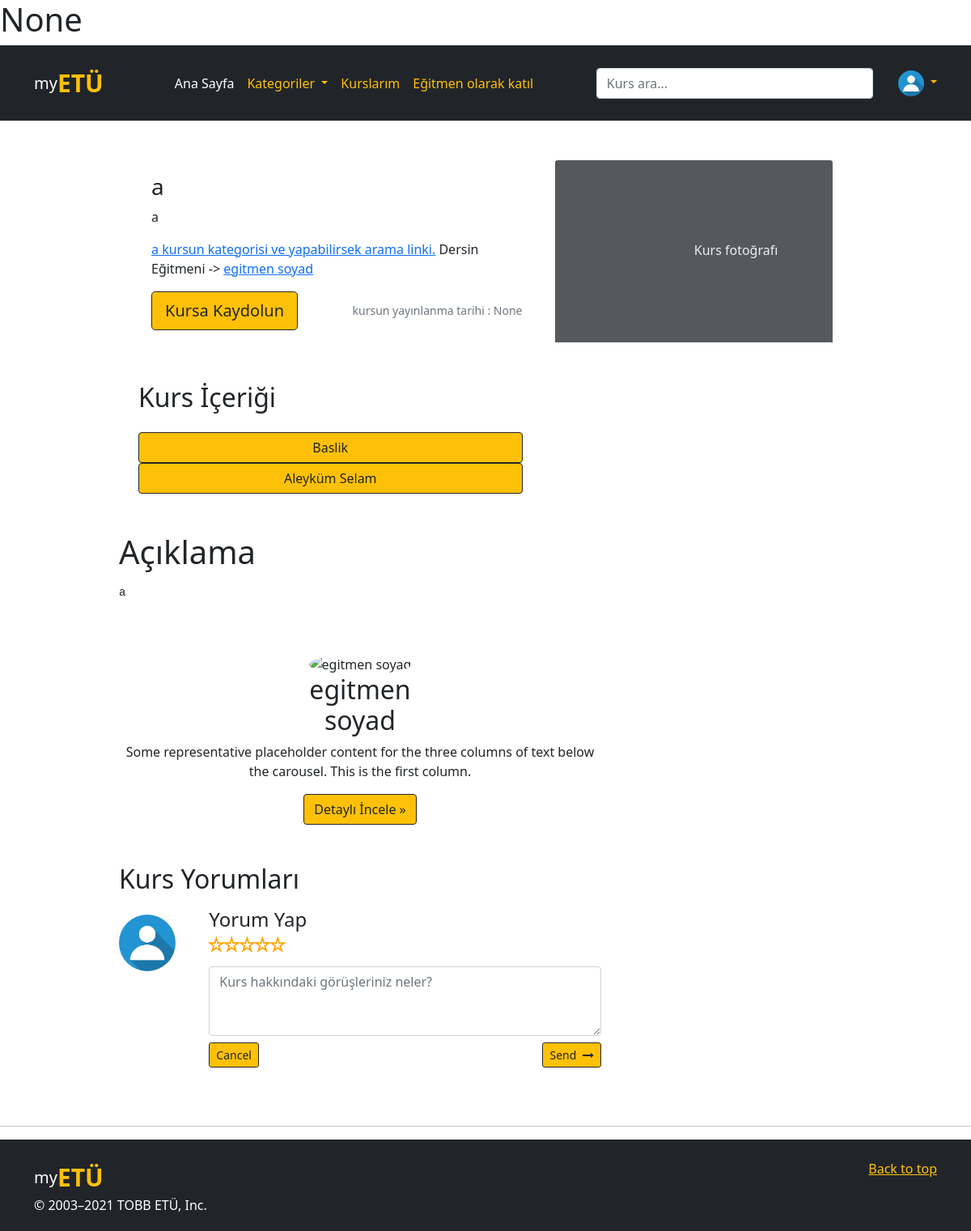
Screenshot of /kurs_profil/1 (signed in) with the database file from the repository.
### website/models.py (models this page shows, shortened)
class User(db.Model, UserMixin):
    id = db.Column(db.Integer, primary_key=True, nullable=False)
    email = db.Column(db.String(150), unique=True, nullable=False)
    password = db.Column(db.String(150), nullable=False)
    first_name = db.Column(db.String(50), nullable=False)
    last_name = db.Column(db.String(50), nullable=False)
    date = db.Column(db.DateTime(timezone=True), default=func.now())
    role = db.Column(db.Integer, default = 0)
    unvan = db.Column(db.String(40))
    adres = db.Column(db.String(50))
    telefon = db.Column(db.String(12))
    github = db.Column(db.String(40))
    twitter = db.Column(db.String(40))
    instagram = db.Column(db.String(40))
    linkedin = db.Column(db.String(40))
    subscriptions = db.relationship('Kurs', secondary = 'subs', backref = db.backref('subscribers', lazy = 'dynamic'))
    kurs_yorumlar = db.relationship('KursYorum')
    ders_yorumlar = db.relationship('DersYorum')
    image_file = db.Column(db.String(20), nullable=False, default='default.jpg')

class Kurs(db.Model):
    id = db.Column(db.Integer, primary_key=True)
    isim = db.Column(db.String(200))
    kategori = db.Column(db.String(200))
    date = db.Column(db.DateTime(timezone=True), default=func.now())
    kisa_aciklama = db.Column(db.String(100), nullable = True)
    uzun_aciklama = db.Column(db.String(2000), nullable = True)
    dersler = db.relationship('Ders')
    yorumlar = db.relationship('KursYorum')
    egitmen_id = db.Column(db.Integer, db.ForeignKey('egitmen.id'))

class Ders(db.Model):
    id = db.Column(db.Integer, primary_key = True)
    video_url = db.Column(db.String(1000))
    baslik = db.Column(db.String(100), nullable = False)
    aciklama = db.Column(db.String(100))
    date = db.Column(db.DateTime(timezone=True), default=func.now())
    kurs_id = db.Column(db.Integer, db.ForeignKey('kurs.id'))

### website/views.py (the view, shortened to what this page needs)
@views.route('/kurs_profil/<int:id>', methods=['GET', 'POST'])
@login_required
def kurs_profil(id):
    kayit_bilgisi = 0
    kurs = Kurs.query.get_or_404(id)
    egitmen_id = kurs.egitmen_id
    egitmen = User.query.get_or_404(egitmen_id)
    dersler = kurs.dersler
    kurs.uzun_aciklama = row_duzenleme(kurs.uzun_aciklama)
    result3 = db.engine.execute("SELECT user_id FROM subs WHERE subs.user_id =" + str(current_user.id) + " AND kurs_id =" + str(id))
    for x in result3:
        kayit_bilgisi = 1
    result = db.engine.execute("SELECT icerik,Kurs_yorum.date,puan,first_name,last_name,image_file FROM User, Kurs_yorum WHERE Kurs_yorum.user_id = User.id AND Kurs_yorum.kurs_id =" +str(id) +" GROUP BY User.id ORDER BY Kurs_yorum.date ASC")
    result2 = db.engine.execute("SELECT AVG(puan) AS ort FROM Kurs_yorum WHERE Kurs_yorum.kurs_id=" +str(id))
    ort_puan = None
    for x in result2:
        a = str(x)
        end = len(a)
        ort_puan = a[1:end-2]
    return render_template("kurs_profil.html", user=current_user, kurs = kurs, egitmen = egitmen, dersler = dersler, yorumlar = result, puan = ort_puan, kayit_bilgisi = kayit_bilgisi)

### website/__init__.py (called while the page is built)
@login_manager.user_loader
def load_user(id):
    return User.query.get(int(id))

### website/views.py (called while the page is built)
def row_duzenleme(s):
    yeni_string = ""
    a = 0
    for i in s:
        yeni_string += i
        if a == 122:
            yeni_string += "\n"
            a = 0
        a = a+1
    return yeni_string

### website/templates/kurs_profil.html (shortened to what this page needs)
<!DOCTYPE html>
<html>
<head>
    <link rel="stylesheet" href="https://stackpath.bootstrapcdn.com/font-awesome/4.7.0/css/font-awesome.min.css"
 />
    <link href="https://cdn.jsdelivr.net/npm/bootstrap@5.0.2/dist/css/bootstrap.min.css" rel="stylesheet"
>
    <link rel="stylesheet" href="../static/ky.css">
    <link rel="stylesheet" href="https://stackpath.bootstrapcdn.com/bootstrap/4.4.1/css/bootstrap.min.css"
 />
    <link href="https://cdn.jsdelivr.net/npm/bootstrap@5.0.2/dist/css/bootstrap.min.css" rel="stylesheet"
>
</head>
<body>
    <h1>{{puan}}</h1>
    <header class="p-4 mb-3 border-bottom bg-dark text-white">
        <div class="container">
            <div class="d-flex flex-wrap align-items-center justify-content-center justify-content-lg-start">
                <a href="/" style="font-size: 20px;"
                    class="d-flex align-items-center mb-2 mb-lg-0 text-white text-decoration-none">my<span
                        style="font-weight: bold; font-size: 30px;" class="text-warning">ETÜ</span></a>
                <ul class=" text-warning nav col-12 col-lg-auto me-lg-auto mb-2 justify-content-center mb-md-0">
                    <li><a href="/" class="nav-link px-2 text-white">Ana Sayfa</a></li>
                    <li class="dropdown"><a class="dropdown-toggle nav-link px-2 text-warning" data-toggle="dropdown"
                            href="#">Kategoriler </a>
                    </li>
                    <li><a href="/kurslarım" class="nav-link px-2 text-warning">Kurslarım</a></li>
                    {% if current_user.role == 0 %}
                    <li><a href="/egitmen_ol" class="nav-link px-2 text-warning">Eğitmen olarak katıl</a></li>
                    {% else %}
                    <li><a href="/egitmenkurslari" class="nav-link px-2 text-warning">Yayınlanan Kurslar</a></li>
                    {% endif %}
                </ul>
                <form class="col-12 col-lg-4 mb-3 mb-lg-0 me-lg-3" method="POST">
                    <input type="search" class="form-control form-control-dark" placeholder="Kurs ara..."
                        aria-label="Search" name=arama id=arama>
                </form>
                <div class="dropdown text-right">
                    <a href="#" class="d-block link-warning text-decoration-none dropdown-toggle " id="dropdownUser1"
                        data-bs-toggle="dropdown" aria-expanded="false">
                        <img src="../static/profile_pics/{{current_user.image_file}}" alt="mdo" width="32" height="32"
                            class="rounded-circle">
                    </a>
                </div>
            </div>
        </div>
    </header>
    <div class="container">
        <div class="container mt-3">
            <div class="row mt-5">
                <div class="col-sm-1"></div>
                <div class="col-sm-10">
                    <div class="container">
                        <div class="row">
                            <div class="col-md-7">
                                <div class="card-body">
                                    <h3>{{kurs.isim}}</h3>
                                    <p class="card-text">{{kurs.kisa_aciklama}}</p>
                                    <a href="#" class="card-text">{{kurs.kategori}} kursun kategorisi ve yapabilirsek
                                        arama
                                        linki.</a>
                                    Dersin Eğitmeni ->
                                    <a href="/profil/{{egitmen.id}}" class="card-text">{{egitmen.first_name}}
                                        {{egitmen.last_name}}</a>
                                    <div class="d-flex justify-content-between align-items-center mt-3">
                                        {% if kayit_bilgisi == 0 %}
                                        <form action="/kursa_kaydol/{{kurs.id}}">
                                            <input type="submit" value="Kursa Kaydolun" id="kaydol"
                                                class="btn btn-lg btn-outline-dark btn-warning" />
                                        </form>
                                        {% else %}
                                        <form action="/kursu_dropla/{{kurs.id}}">
                                            <input type="submit" value="Kursu Bırakın" id="sil"
                                                class="btn btn-lg btn-outline-dark btn-warning" />
                                        </form>
                                        {% endif %}
                                        <small class="text-muted">kursun yayınlanma tarihi : {{kurs.date}}</small>
                                    </div>
                                </div>
                                <h2 class="mt-5">Kurs İçeriği</h2>
                                <div class="align-items-start mt-4">
                                    <div class="nav flex-column nav-pills me-3 text-left" id="v-pills-tab"
                                        aria-orientation="vertical">
                                        {% for ders in dersler %}
                                        <a href="/ders/{{ders.id}}"
                                            class="btn btn-outline-dark btn-warning ">{{ders.baslik}}</a>
                                        {% endfor %}
                                    </div>
                                </div>
                            </div>
                            <div class="col-sm-5" syle="position:static;">
                                <svg class="bd-placeholder-img card-img-top" width="100%" height="225"
                                    xmlns="http://www.w3.org/2000/svg" role="img" aria-label="Placeholder: Thumbnail"
                                    preserveAspectRatio="xMidYMid slice" focusable="false">
                                    <rect width="100%" height="100%" fill="#55595c" /><text x="50%" y="50%"
                                        fill="#eceeef" dy=".3em">Kurs fotoğrafı</text>
                                </svg>
                            </div>
                        </div>
                    </div>
                    <h1 class="mt-5">Açıklama</h1>
                    <p>
                    <pre>{{kurs.uzun_aciklama}}</pre>
                    </p>
                    <div class="row">
                        <div class="col-sm-8">
                            <div class=" mt-5 text-center">
                                <div class="row">
                                    <div class="col-sm-4"></div>
                                    <div class="col-sm-4">
                                        <img src="https://bootdey.com/img/Content/avatar/avatar7.png" alt="{{egitmen.first_name}}
                                {{egitmen.last_name}}" class="rounded-circle" style="vertical-align:middle"
                                            width="160">
                                        <h2>{{egitmen.first_name}}
                                            {{egitmen.last_name}}</h2>
                                    </div>
                                    <div class="col-sm-4"></div>
                                </div>
                                <p>Some representative placeholder content for the three columns of text below the
                                    carousel.
                                    This is the first column.</p>
                                <p><a class="btn btn-outline-dark btn-warning " href="/profil/{{egitmen.id}}">Detaylı
                                        İncele
                                        &raquo;</a></p>
                            </div>
                            <h2 class="mt-5">Kurs Yorumları</h2>
                            <div class="row mt-3">
                                <div class="col-2"> <img src="../static/profile_pics/{{current_user.image_file}}" width="70"
                                        class="rounded-circle mt-2">
                                     </div>
                                <div class="col-10">
                                    <div class="ml-2">
                                        <form method="POST">
                                            <h4>Yorum Yap</h4>
                                            <div class="rating"> <input type="radio" name="rating" value="5" id="5"><label for="5">☆</label>
                                                <input type="radio" name="rating" value="4" id="4"><label for="4">☆</label> <input
                                                    type="radio" name="rating" value="3" id="3"><label for="3">☆</label> <input type="radio"
                                                    name="rating" value="2" id="2"><label for="2">☆</label>
                                                <input type="radio" name="rating" value="1" id="1"><label for="1">☆</label>
                                            </div>
                                            <div class="comment-area"> <textarea class="form-control" name="yorum"
                                                    placeholder="Kurs hakkındaki görüşleriniz neler?" rows="3"></textarea></div>
                                            <div class="comment-btns mt-2">
                                                <div class="row">
                                                    <div class="col-6">
                                                        <div class="pull-left"> <button
                                                                class="btn btn-outline-dark btn-warning btn-sm">Cancel</button>
                                                        </div>
                                                    </div>
                                                    <div class="col-6">
                                                        <div class="pull-right"> <button type="submit"
                                                                class="btn btn-outline-dark btn-warning send btn-sm">Send
                                                                <i class="fa fa-long-arrow-right ml-1"></i></button>
                                                        </div>
                                                    </div>
                                                </div>
                                            </div>
                                        </form>
                                    </div>
                                </div>
                            </div>
                        </div>
                        <div class="col-sm-4"></div>
                    </div>
                </div>
                </div>
            </div>
        </div>
        <hr class="featurette-divider bg-dark mt-5">
        <div class="bg-dark pt-4 pb-1  ">
            <footer class="container bg-dark ">
                <p class="float-end"><a class="text-warning" href="#">Back to top</a></p>
                <a href="/" style="font-size: 20px;"
                    class="d-flex align-items-center mb-2 mb-lg-0 text-white text-decoration-none">my<span
                        style="font-weight: bold; font-size: 30px;" class="text-warning">ETÜ</span></a>
                <p class="text-white">&copy; 2003–2021 TOBB ETÜ, Inc.</p>
            </footer>
        </div>
</body>

### website/static/ky.css (style rules this page uses)
.rating { display: flex; margin-top: -10px; flex-direction: row-reverse; margin-left: -4px; float: left }
.rating>label { position: relative; width: 19px; font-size: 25px; color: orange; cursor: pointer }
.rating>label::before { content: "\2605"; position: absolute; opacity: 0 }

### rows the page displays
User: image_file (placeholder picture)
Kurs: isim "a", kisa_aciklama "a", kategori "a", date "None", uzun_aciklama "a"
User: first_name "egitmen", last_name "soyad"
Ders: baslik "Baslik"
Ders: baslik "Aleyküm Selam"
